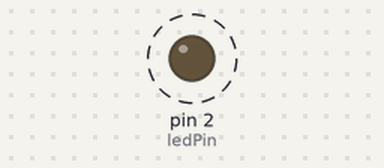
Bench run of a sketch on a simulated Arduino Uno, built with avr-gcc and run on an emulated ATmega328P. Parts: output pins drawn as LEDs (lit = HIGH). Dashed ring = blinking.

Above: at 0.2 s.
Timing chart, 0 to 3.0 s (numbered marks = the images above):
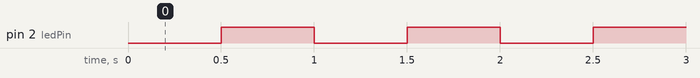

Measured:
- by itself, pin 2 (ledPin): alternates HIGH for 0.50 s and LOW for 0.50 s

The sketch:

ex02.ino
```cpp
// 定义 LED 连接的引脚为 2
const int ledPin = 2;

// 定义闪烁间隔：1Hz 频率 = 1秒周期 = 亮500ms + 灭500ms
const unsigned long interval = 500;

// 用于记录上次 LED 状态改变的时间
unsigned long previousMillis = 0;

// 用于存储 LED 的当前状态
int ledState = LOW;

void setup() {
  // 将引脚 2 设置为输出模式
  pinMode(ledPin, OUTPUT);
}

void loop() {
  // 获取当前时间（毫秒）
  unsigned long currentMillis = millis();

  // 检查是否已经过了设定的时间间隔
  if (currentMillis - previousMillis >= interval) {
    // 保存当前时间，作为下一次计时的起点
    previousMillis = currentMillis;

    // 切换 LED 的状态
    if (ledState == LOW) {
      ledState = HIGH;
    } else {
      ledState = LOW;
    }

    // 将新的状态写入引脚 2
    digitalWrite(ledPin, ledState);
  }
}
```
